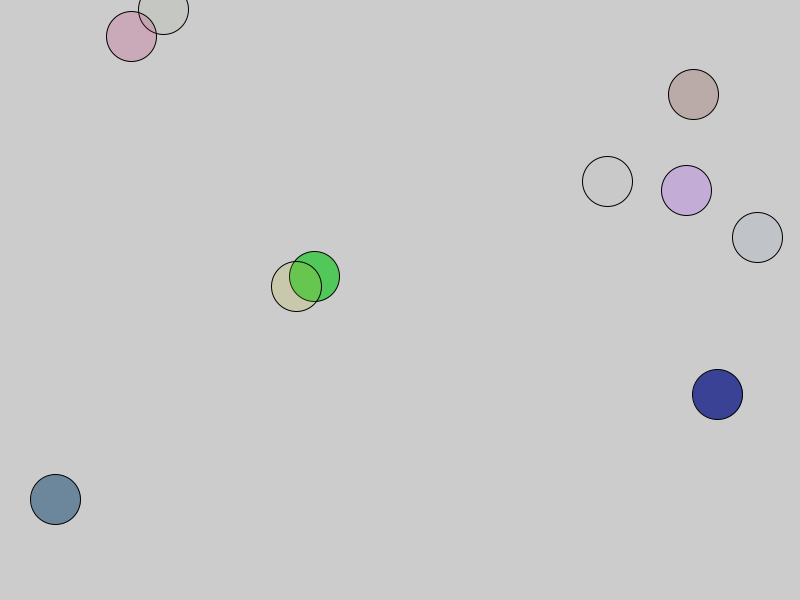
Frame 1 (no input)
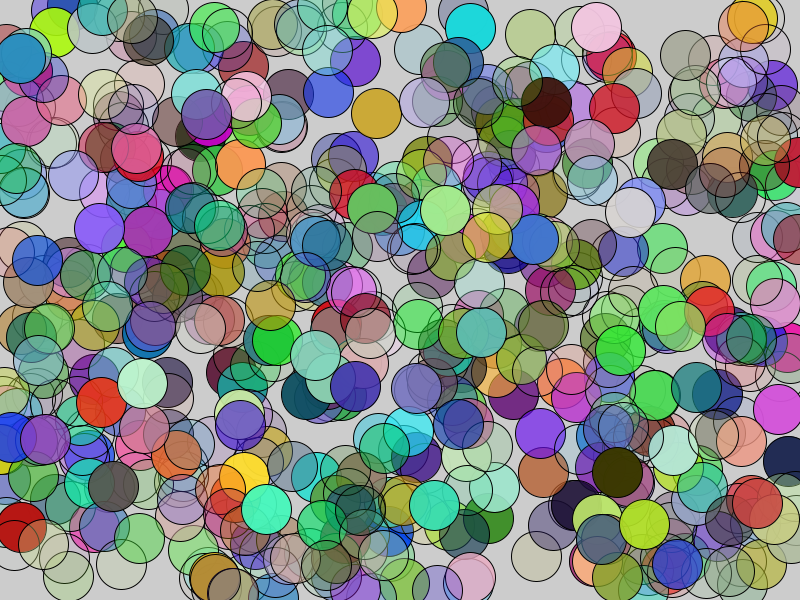
Frame 60 (the mouse pressed at the canvas centre just before this capture)
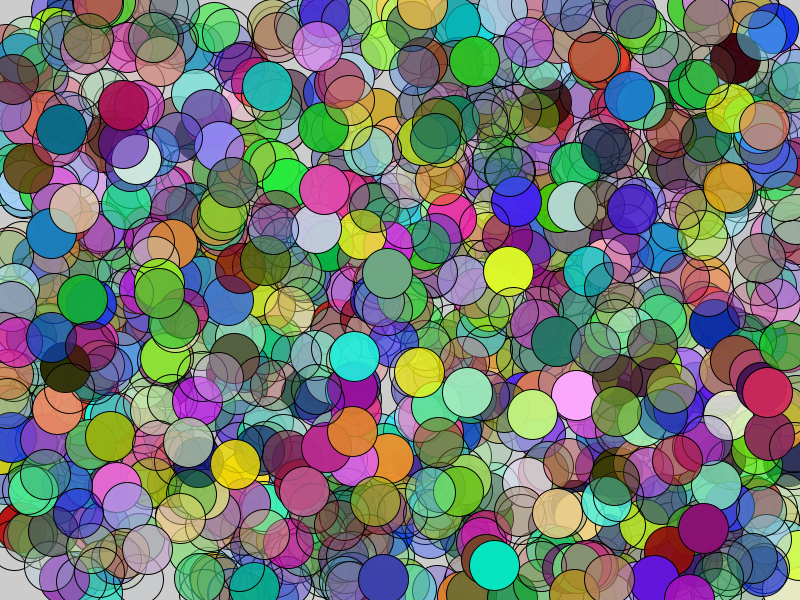
Frame 120 (the mouse held since frame 60 and released just before this capture)

The Processing sketch that drew these frames (run headless with seeded random() and noise(); from frame 60 on, the mouse is pressed at the canvas centre):

// Processing sketch: color
// ── color.pde
void setup(){
 size(800,600);
 
}

void draw(){
  for(int i=0;i<10;i++){
    fill(random(255), random(255), random(255), random(255));
 ellipse(random(800),random(600),50, 50);  
 }
}
